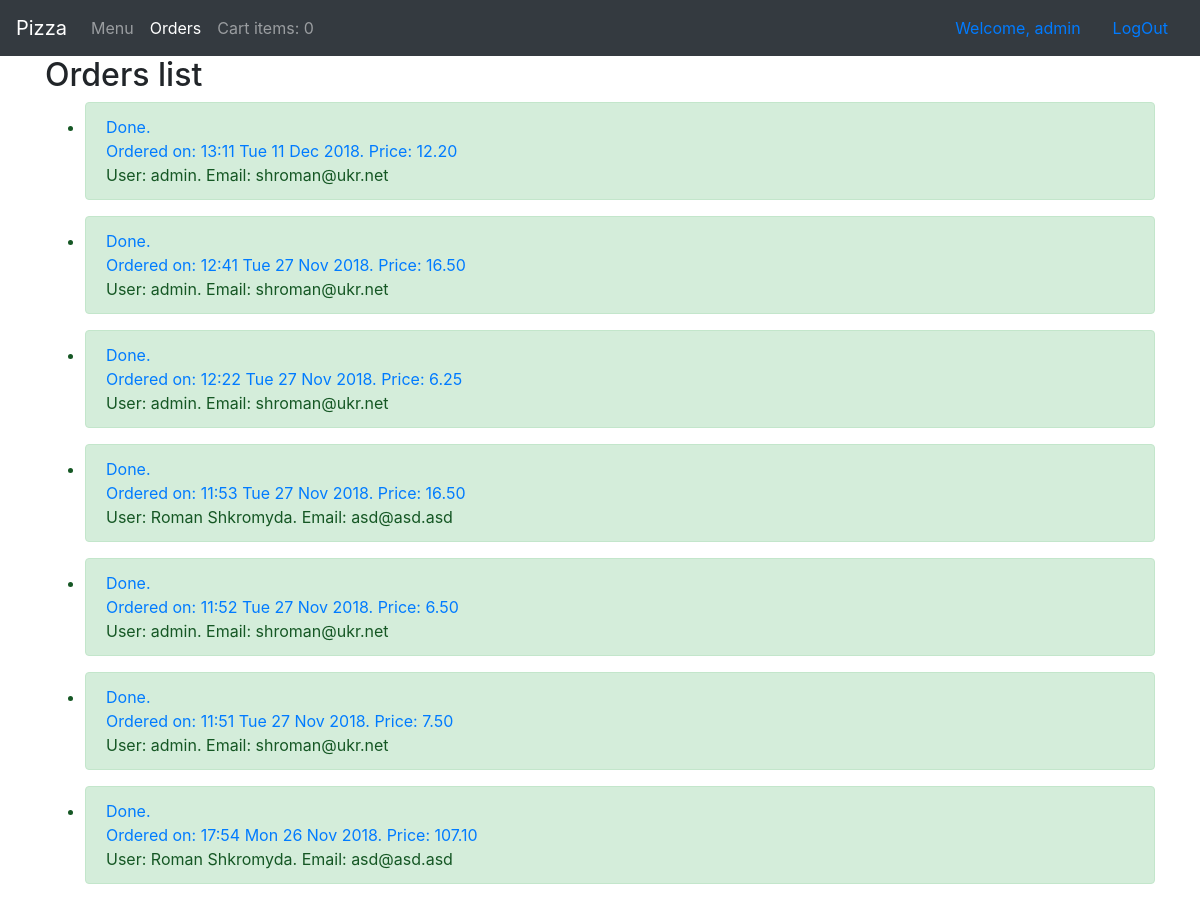
The app's page /orders/ (signed in, upper part), older data.
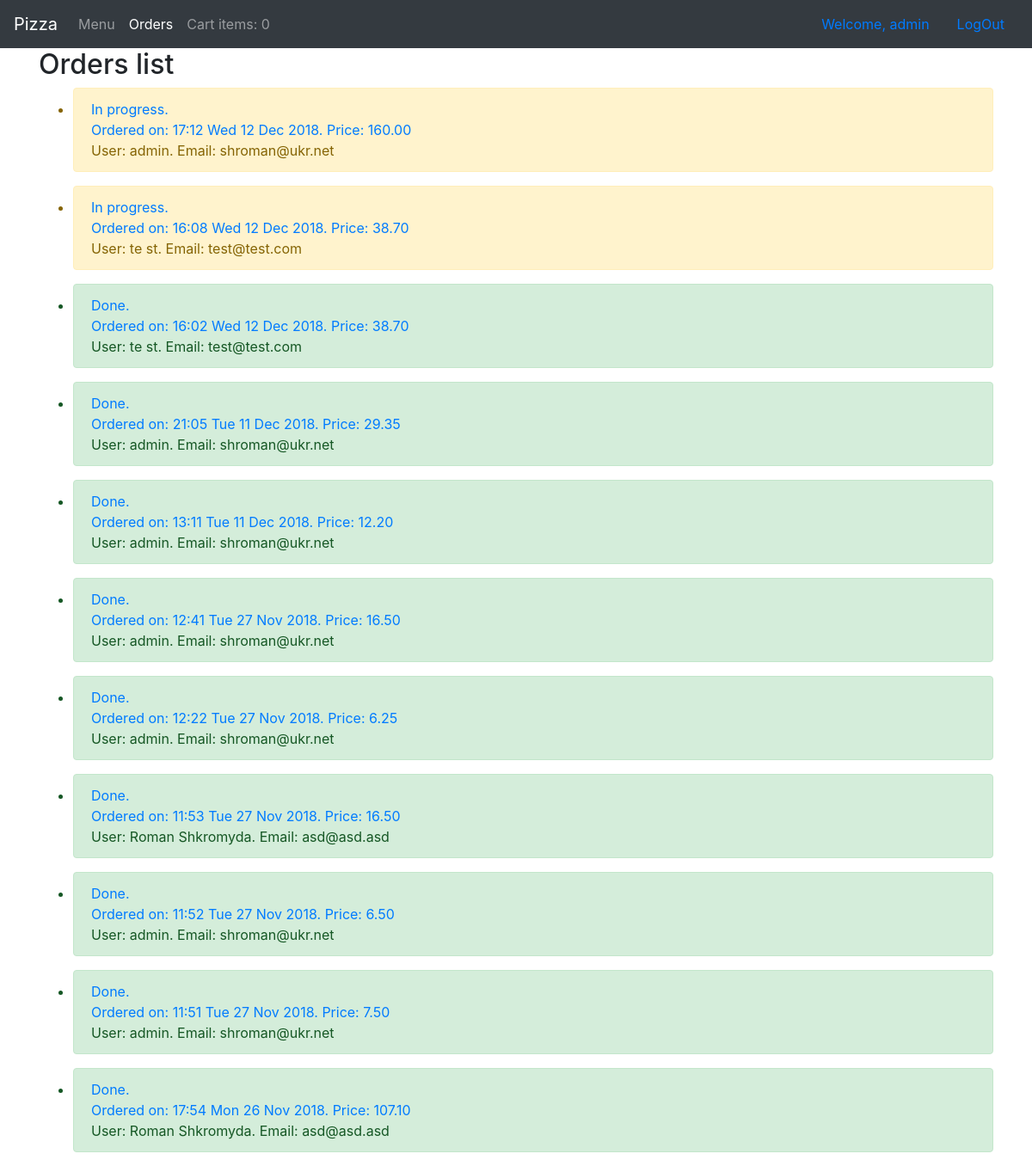
The same page, newer data.
### orders/models.py (models this page shows, shortened)
class Order(models.Model):
    created_by = models.ForeignKey(User, on_delete=models.CASCADE)
    created_on = models.DateTimeField(auto_now_add=True)
    done = models.BooleanField(default=False)
    total = models.DecimalField(max_digits=6, decimal_places=2)

### orders/views.py (the view)
# urls.py: path('orders/', OrdersList.as_view(), name="orders"),
class OrdersList(LoginRequiredMixin, ListView):
    login_url = '/login/'
    context_object_name = "user_orders"
    def get_queryset(self):
        if self.request.user.is_staff:
            return Order.objects.all().order_by('-created_on')
        else:
            return Order.objects.filter(created_by=self.request.user).order_by('-created_on')

### orders/templates/orders/order_list.html (shortened to what this page needs)
{% extends "orders/layout.html" %}
{% block content %}
    <h2>Orders list</h2>
    {% if user.is_authenticated %}
        <ul>
            {% if user.is_staff %}
                {% for order in object_list %}
                    <li class="alert {% if order.done %}alert-success{% else %}alert-warning{% endif %}">
                        <a href="{% url 'order-detail' order.id %}">
                            {% if order.done %}Done.<br>{% else %}In progress.<br>{% endif %}
                            Ordered on: {{ order.created_on|time:"H:i" }} {{ order.created_on|date:"D d M Y" }}. Price: {{ order.total }}<br>
                        </a>
                    User: {% firstof order.created_by.get_full_name order.created_by.username %}. Email: {{ order.created_by.email }}
                    </li>
                {% endfor %}
            {% endif %}
        </ul>
    {% else %}
        <h2>Please <a href="{% url 'login' %}">login</a> to view orders.</h2>
    {% endif %}
{% endblock %}

Row changes from the older to the newer data that the page shows:
added Order: done "In progress.", created_on "17:12", created_on "Wed 12 Dec 2018", total "160.00", created_by.username "admin", created_by.email "shroman@ukr.net"
added Order: done "In progress.", created_on "16:08", created_on "Wed 12 Dec 2018", total "38.70", created_by.last_name "te st", created_by.email "test@test.com"
added Order: done "Done.", created_on "16:02", created_on "Wed 12 Dec 2018", total "38.70", created_by.last_name "te st", created_by.email "test@test.com"
added Order: done "Done.", created_on "21:05", created_on "Tue 11 Dec 2018", total "29.35", created_by.username "admin", created_by.email "shroman@ukr.net"
